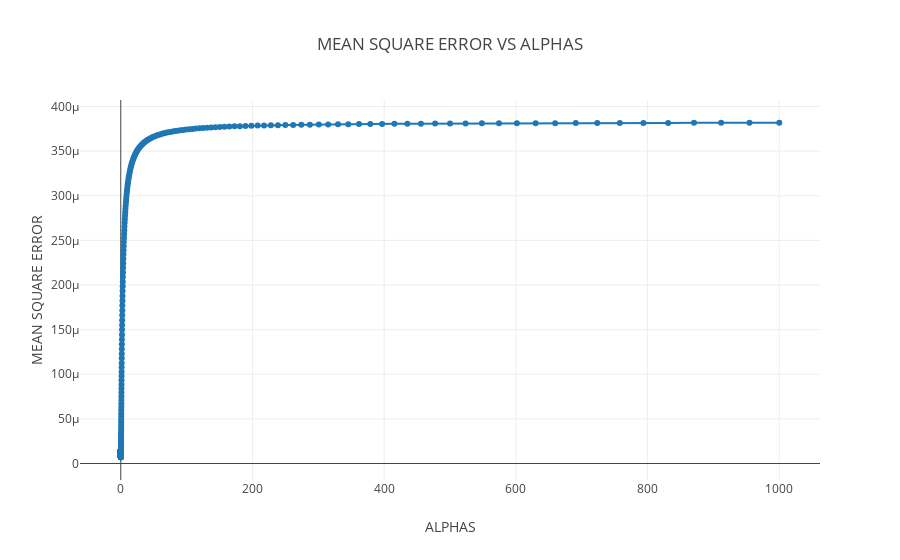

Notebook source saved alongside this figure:
### Markdown cell above
## MEAN ERROR VS ALPHA ##

### Code cell
data = []
p = go.Scatter(x= alphas, y=mean_errors, mode='lines+markers', name='Mean Error', hoverinfo='name', line=dict(shape='linear'))
data.append(p)        
layout = dict(
    title='MEAN SQUARE ERROR VS ALPHAS',
    xaxis=dict(
        title='ALPHAS'
    ),
    yaxis=dict(
        title='MEAN SQUARE ERROR'
    ),
    legend=dict(
        traceorder='reversed',
        font=dict(size=16)
    )
)
fig = dict(data=data, layout=layout)
plot.iplot(fig, filename='MEANERROR_VS_APLHA_TREEAGE')

### Figure 1 — Plotly figure (JSON) as saved in the notebook; plotly's stock layout.template omitted (floating-point values rounded to 4 significant figures; data arrays with more than 128 entries replaced by an {"elided": "..."} marker saying what was removed)
{"data": [{"hoverinfo": "name", "line": {"shape": "linear"}, "mode": "lines+markers", "name": "Mean Error", "type": "scatter", "x": {"elided": "300 float values"}, "y": {"elided": "300 float values"}}], "layout": {"legend": {"font": {"size": 16}, "traceorder": "reversed"}, "title": "MEAN SQUARE ERROR VS ALPHAS", "xaxis": {"title": "ALPHAS"}, "yaxis": {"title": "MEAN SQUARE ERROR"}}}
